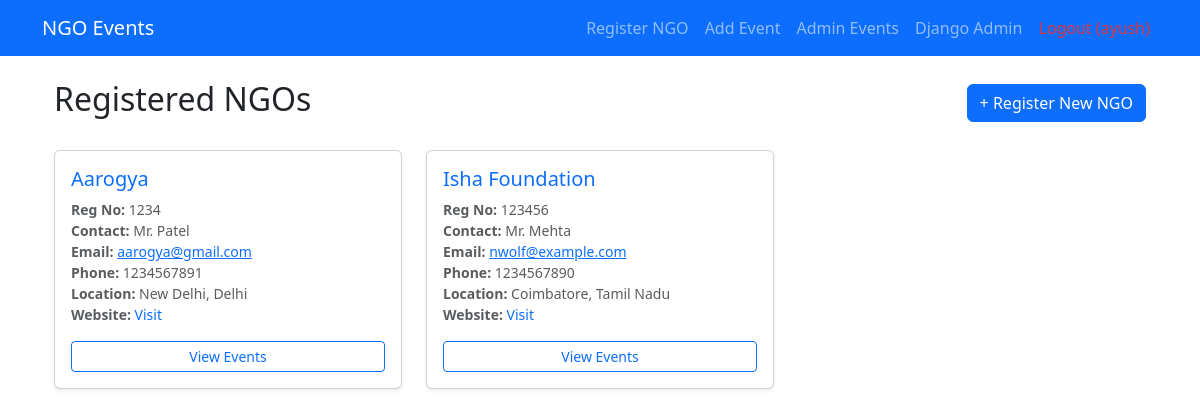
Page /ngo/list/ (signed in) on the committed database.
### ngo/models.py (models this page shows, shortened)
class NGO(models.Model):
    name = models.CharField(max_length=200, unique=True)
    registration_number = models.CharField(
        max_length=50,
        unique=True,
        validators=[RegexValidator(r'^[A-Z0-9/-]+$')]
    )
    contact_person = models.CharField(max_length=100)
    email = models.EmailField()
    phone = models.CharField(
        max_length=15,
        validators=[RegexValidator(r'^\+?1?\d{9,15}$')]
    )
    website = models.URLField(blank=True, null=True)
    address = models.TextField()
    city = models.CharField(max_length=100)
    state = models.CharField(max_length=100)
    created_at = models.DateTimeField(auto_now_add=True)
    class Meta:
        verbose_name = "NGO"
        verbose_name_plural = "NGOs"
        ordering = ['name']

### ngo/views.py (the view)
# urls.py: path('list/', views.ngo_list, name='ngo_list'),
@login_required
def ngo_list(request):
    ngos = NGO.objects.all()
    return render(request, 'ngo/list.html', {'ngos': ngos})

### templates/ngo/list.html (shortened to what this page needs)
{% extends 'base.html' %}
{% block content %}
<div class="container mt-4">
  <div class="d-flex justify-content-between align-items-center mb-4">
    <h2>Registered NGOs</h2>
    <a href="{% url 'register_ngo' %}" class="btn btn-primary">
      + Register New NGO
    </a>
  </div>
  {% if ngos %}
  <div class="row row-cols-1 row-cols-md-2 row-cols-lg-3 g-4">
    {% for ngo in ngos %}
    <div class="col">
      <div class="card h-100 shadow-sm hover-shadow">
        <div class="card-body d-flex flex-column">
          <h5 class="card-title text-primary">{{ ngo.name }}</h5>
          <p class="card-text text-muted small">
            <strong>Reg No:</strong> {{ ngo.registration_number }}<br>
            <strong>Contact:</strong> {{ ngo.contact_person }}<br>
            <strong>Email:</strong> <a href="mailto:{{ ngo.email }}">{{ ngo.email }}</a><br>
            <strong>Phone:</strong> {{ ngo.phone }}<br>
            <strong>Location:</strong> {{ ngo.city }}, {{ ngo.state }}
            {% if ngo.website %}
            <br><strong>Website:</strong> <a href="{{ ngo.website }}" target="_blank" class="text-decoration-none">Visit</a>
            {% endif %}
          </p>
          <div class="mt-auto">
            <a href="#" class="btn btn-outline-primary btn-sm w-100">View Events</a>
          </div>
        </div>
      </div>
    </div>
    {% endfor %}
  {% else %}
  <div class="text-center py-5">
    <p class="text-muted">No NGOs registered yet.</p>
    <a href="{% url 'register_ngo' %}" class="btn btn-success">Register First NGO</a>
  </div>
  {% endif %}
</div>
{% endblock %}

### static/css/custom.css (style rules this page uses)
.card { transition: transform 0.2s; }

### rows in the picture
NGO: name "Aarogya", registration_number "1234", contact_person "Mr. Patel", email "aarogya@gmail.com", phone "1234567891", city "New Delhi", state "Delhi"
NGO: name "Isha Foundation", registration_number "123456", contact_person "Mr. Mehta", email "nwolf@example.com", phone "1234567890", city "Coimbatore", state "Tamil Nadu"
